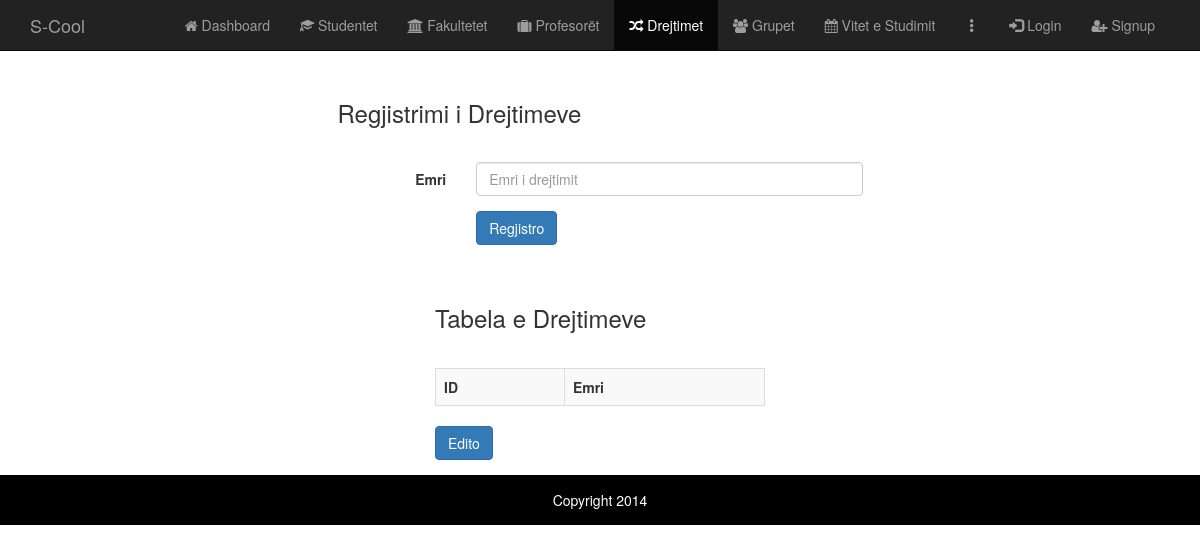
Before: /WebContent/adminPage/drejtimet.php with the older database file.
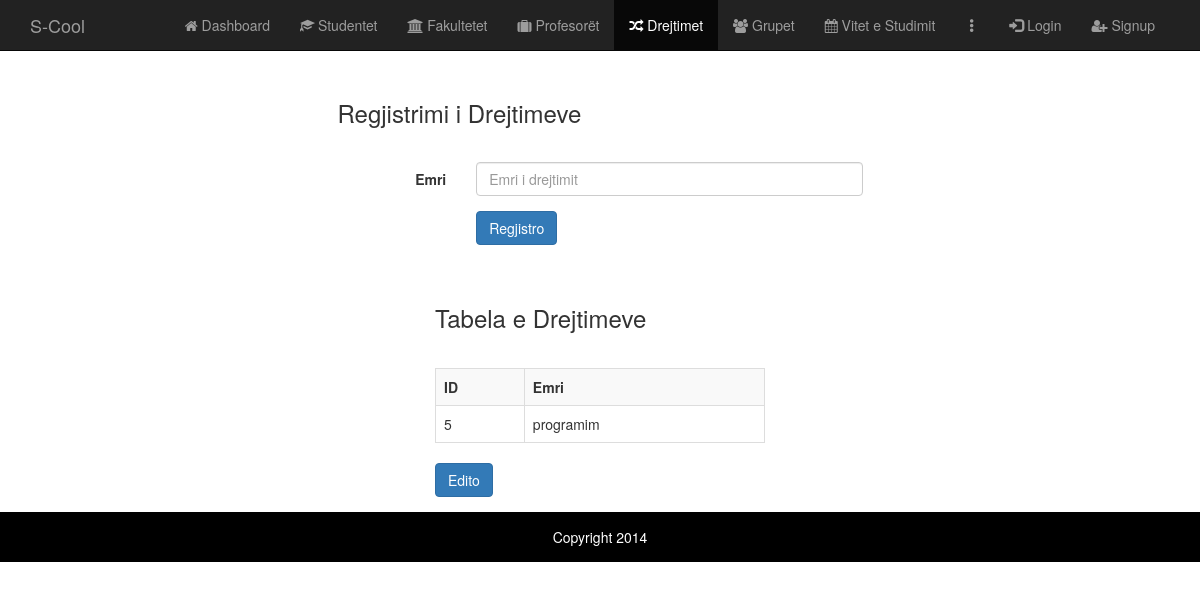
After: the same page with the newer database file.
### tables this page shows
CREATE TABLE `drejtimi` (
  `ID` int(11) NOT NULL,
  `Emri_Drejtimit` varchar(30) NOT NULL,
  `FK_Fakullteti` int(11) DEFAULT NULL
);

### BL/Drejtimi.php (the view, shortened to what this page needs)
<?php
class Drejtimi
{
    public function selectAll()
    {
        $sqlConnection = new SQLConnection();
        $con = $sqlConnection->connection();
        $sql = "SELECT * FROM Drejtimi";
        $result = mysqli_query($con, $sql);
        if(mysqli_num_rows($result) > 0)
        {
            while($row = mysqli_fetch_assoc($result))
            {
                echo "<tr onclick='indeksiReshtit(this)'><td>".$row['ID']."</td>"
                        . "<td>".$row['Emri_Drejtimit']."</td></tr>";
            }
        }
    }
}

Changed rows visible on the page:
added drejtimi: ID "5", Emri_Drejtimit "programim"
